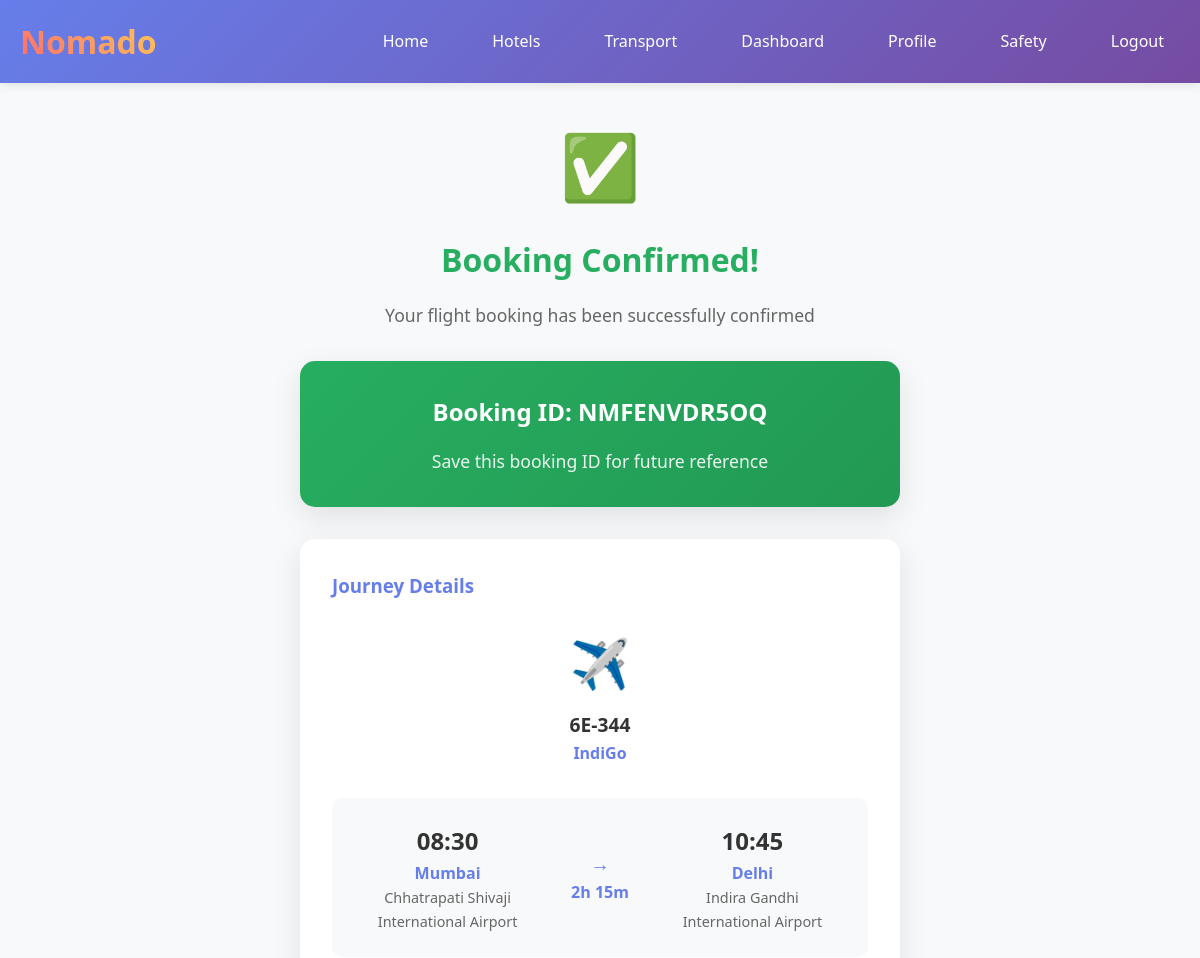
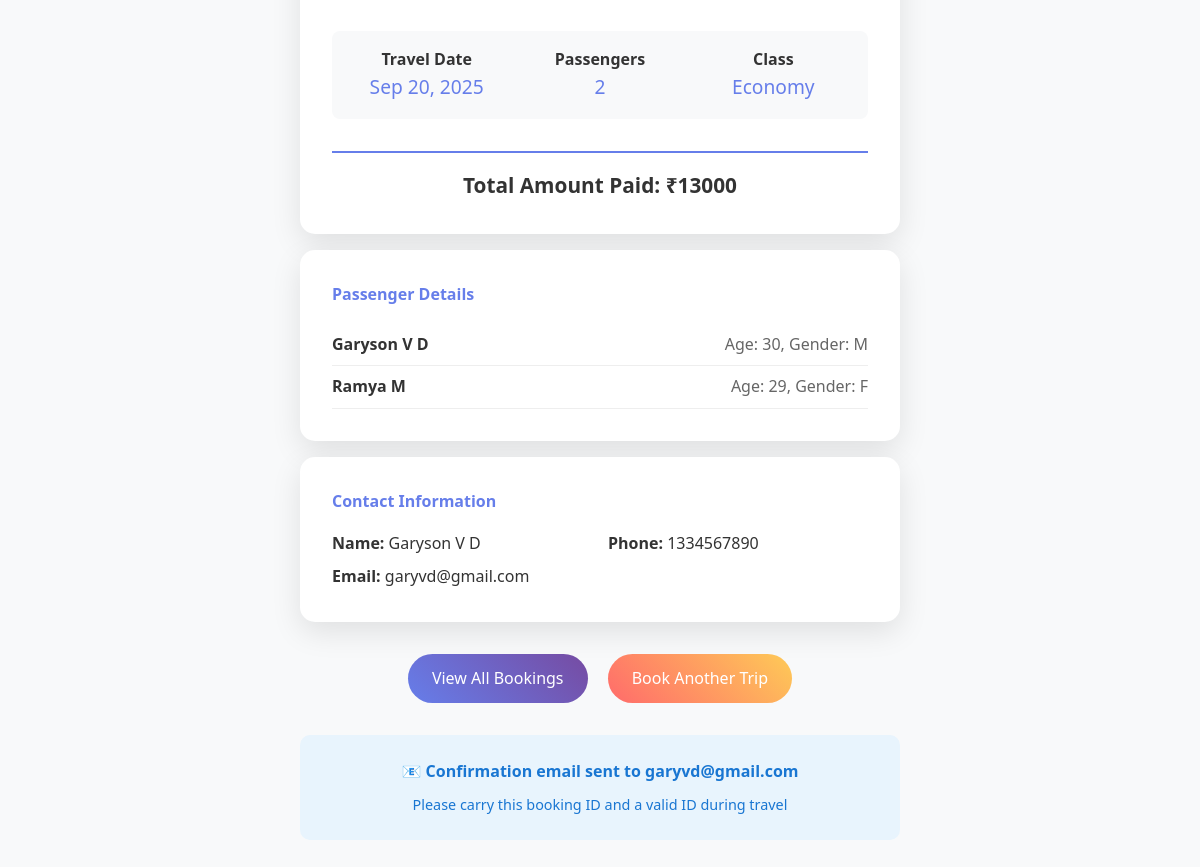
The app's page /transport/booking/NMFENVDR5OQ/ (signed in) with its own data (2 pictures, top to bottom).
### transportation/models.py (models this page shows, shortened)
class TransportBooking(models.Model):
    BOOKING_STATUS = [
        ('PENDING', 'Pending'),
        ('CONFIRMED', 'Confirmed'),
        ('CANCELLED', 'Cancelled'),
        ('COMPLETED', 'Completed'),
        ('NO_SHOW', 'No Show')
    ]
    CLASS_TYPE = [
        ('ECONOMY', 'Economy'),
        ('PREMIUM', 'Premium'),
        ('BUSINESS', 'Business'),
        ('FIRST', 'First Class')
    ]
    user = models.ForeignKey(User, on_delete=models.CASCADE)
    route = models.ForeignKey(Route, on_delete=models.CASCADE)
    travel_date = models.DateField()
    passengers = models.IntegerField(default=1, validators=[MinValueValidator(1)])
    class_type = models.CharField(max_length=10, choices=CLASS_TYPE, default='ECONOMY')
    passenger_names = models.TextField()  # JSON format for multiple passengers
    passenger_ages = models.TextField()   # JSON format for ages
    passenger_genders = models.TextField() # JSON format for genders
    price_per_ticket = models.DecimalField(max_digits=8, decimal_places=2)
    total_amount = models.DecimalField(max_digits=10, decimal_places=2, editable=False)
    contact_name = models.CharField(max_length=200)
    contact_phone = models.CharField(max_length=17)
    contact_email = models.EmailField()
    booking_status = models.CharField(max_length=20, choices=BOOKING_STATUS, default='PENDING')
    booking_id = models.CharField(max_length=20, unique=True, editable=False)
    seat_numbers = models.TextField(blank=True)  # Assigned seat numbers
    created_at = models.DateTimeField(auto_now_add=True)
    updated_at = models.DateTimeField(auto_now=True)
    class Meta:
        ordering = ['-created_at']

class Route(models.Model):
    TRANSPORT_TYPE = [
        ('FLIGHT', 'Flight'),
        ('TRAIN', 'Train'),
        ('BUS', 'Bus')
    ]
    transport_type = models.CharField(max_length=10, choices=TRANSPORT_TYPE)
    operator_name = models.CharField(max_length=200)
    route_number = models.CharField(max_length=50)  # Flight number, train number, bus number
    source_city = models.CharField(max_length=100)
    source_station = models.CharField(max_length=200)  # Airport, railway station, bus station
    destination_city = models.CharField(max_length=100)
    destination_station = models.CharField(max_length=200)
    departure_time = models.TimeField()
    arrival_time = models.TimeField()
    duration_hours = models.IntegerField()
    duration_minutes = models.IntegerField()
    monday = models.BooleanField(default=True)
    tuesday = models.BooleanField(default=True)
    wednesday = models.BooleanField(default=True)
    thursday = models.BooleanField(default=True)
    friday = models.BooleanField(default=True)
    saturday = models.BooleanField(default=True)
    sunday = models.BooleanField(default=True)
    base_price = models.DecimalField(max_digits=8, decimal_places=2)
    total_seats = models.IntegerField()
    available_seats = models.IntegerField()
    ac_available = models.BooleanField(default=False)
    sleeper_available = models.BooleanField(default=False)
    wifi_available = models.BooleanField(default=False)
    food_service = models.BooleanField(default=False)
    is_active = models.BooleanField(default=True)
    created_at = models.DateTimeField(auto_now_add=True)
    @property
    def duration_display(self):
        return f"{self.duration_hours}h {self.duration_minutes}m"
    class Meta:
        ordering = ['departure_time', 'base_price']

### transportation/views.py (the view)
# urls.py: path('booking/<str:booking_id>/', views.transport_booking_confirmation_view, name='transport_booking_confirmation'),
@login_required
def transport_booking_confirmation_view(request, booking_id):
    booking = get_object_or_404(TransportBooking, booking_id=booking_id, user=request.user)
    passenger_names = json.loads(booking.passenger_names)
    passenger_ages = json.loads(booking.passenger_ages)
    passenger_genders = json.loads(booking.passenger_genders)
    passengers = []
    for i in range(len(passenger_names)):
        passengers.append({
            'name': passenger_names[i],
            'age': passenger_ages[i],
            'gender': passenger_genders[i]
        })
    context = {
        'booking': booking,
        'passengers': passengers,
    }
    return render(request, 'transportation/confirmation.html', context)

### templates/transportation/confirmation.html (shortened to what this page needs)
{% extends 'base.html' %}
{% block content %}
<div style="text-align: center; margin: 2rem 0;">
    <div style="font-size: 4rem; margin-bottom: 1rem;">✅</div>
    <h1 style="color: #27ae60; margin-bottom: 1rem;">Booking Confirmed!</h1>
    <p style="color: #666; font-size: 1.1rem;">Your {{ booking.route.get_transport_type_display|lower }} booking has been successfully confirmed</p>
</div>
<div style="max-width: 600px; margin: 0 auto;">
    <div class="card" style="text-align: center; padding: 2rem; background: linear-gradient(135deg, #27ae60 0%, #229954 100%); color: white; margin-bottom: 2rem;">
        <h2 style="margin-bottom: 1rem;">Booking ID: {{ booking.booking_id }}</h2>
        <p style="opacity: 0.9; font-size: 1.1rem;">Save this booking ID for future reference</p>
    </div>
    <div class="card">
        <h3 style="color: #667eea; margin-bottom: 1.5rem;">Journey Details</h3>
        <div style="text-align: center; margin-bottom: 2rem;">
            {% if booking.route.transport_type == 'FLIGHT' %}
                <span style="font-size: 3rem;">✈️</span>
            {% elif booking.route.transport_type == 'TRAIN' %}
                <span style="font-size: 3rem;">🚄</span>
            {% else %}
                <span style="font-size: 3rem;">🚌</span>
            {% endif %}
            <div style="font-weight: bold; color: #333; margin-top: 0.5rem; font-size: 1.2rem;">{{ booking.route.route_number }}</div>
            <div style="color: #667eea; font-weight: 600;">{{ booking.route.operator_name }}</div>
        </div>
        <div style="display: flex; align-items: center; gap: 2rem; margin-bottom: 2rem; padding: 1.5rem; background: #f8f9fa; border-radius: 10px;">
            <div style="text-align: center; flex: 1;">
                <div style="font-size: 1.5rem; font-weight: bold; color: #333;">{{ booking.route.departure_time|time:"H:i" }}</div>
                <div style="color: #667eea; font-weight: 600;">{{ booking.route.source_city }}</div>
                <div style="color: #666; font-size: 0.9rem;">{{ booking.route.source_station }}</div>
            </div>
            <div style="text-align: center; color: #667eea;">
                <div style="font-size: 1.2rem;">→</div>
                <div style="font-weight: 600;">{{ booking.route.duration_display }}</div>
            </div>
            <div style="text-align: center; flex: 1;">
                <div style="font-size: 1.5rem; font-weight: bold; color: #333;">{{ booking.route.arrival_time|time:"H:i" }}</div>
                <div style="color: #667eea; font-weight: 600;">{{ booking.route.destination_city }}</div>
                <div style="color: #666; font-size: 0.9rem;">{{ booking.route.destination_station }}</div>
            </div>
        </div>
        <div style="display: grid; grid-template-columns: 1fr 1fr 1fr; gap: 1rem; margin-bottom: 2rem; padding: 1rem; background: #f8f9fa; border-radius: 8px;">
            <div style="text-align: center;">
                <strong>Travel Date</strong>
                <div style="font-size: 1.2rem; color: #667eea;">{{ booking.travel_date|date:"M d, Y" }}</div>
            </div>
            <div style="text-align: center;">
                <strong>Passengers</strong>
                <div style="font-size: 1.2rem; color: #667eea;">{{ booking.passengers }}</div>
            </div>
            <div style="text-align: center;">
                <strong>Class</strong>
                <div style="font-size: 1.2rem; color: #667eea;">{{ booking.get_class_type_display }}</div>
            </div>
        </div>
        <div style="border-top: 2px solid #667eea; padding-top: 1rem; text-align: center;">
            <strong style="font-size: 1.3rem; color: #333;">Total Amount Paid: ₹{{ booking.total_amount|floatformat:0 }}</strong>
        </div>
    </div>
    <div class="card" style="margin-top: 1rem;">
        <h4 style="color: #667eea; margin-bottom: 1rem;">Passenger Details</h4>
        {% for passenger in passengers %}
            <div style="display: flex; justify-content: space-between; padding: 0.5rem 0; border-bottom: 1px solid #eee;">
                <strong>{{ passenger.name }}</strong>
                <span style="color: #666;">Age: {{ passenger.age }}, Gender: {{ passenger.gender }}</span>
            </div>
        {% endfor %}
    </div>
    <div class="card" style="margin-top: 1rem;">
        <h4 style="color: #667eea; margin-bottom: 1rem;">Contact Information</h4>
        <div style="display: grid; grid-template-columns: 1fr 1fr; gap: 1rem;">
            <div>
                <strong>Name:</strong> {{ booking.contact_name }}
            </div>
            <div>
                <strong>Phone:</strong> {{ booking.contact_phone }}
            </div>
        </div>
        <div style="margin-top: 0.5rem;">
            <strong>Email:</strong> {{ booking.contact_email }}
        </div>
    </div>
    <div style="text-align: center; margin: 2rem 0;">
        <a href="{% url 'my_transport_bookings' %}" class="btn" style="margin: 0 0.5rem;">View All Bookings</a>
        <a href="{% url 'transport_search' %}" class="btn btn-secondary" style="margin: 0 0.5rem;">Book Another Trip</a>
    </div>
    <div style="background: #e8f4fd; padding: 1.5rem; border-radius: 10px; text-align: center; color: #1976d2;">
        <strong>📧 Confirmation email sent to {{ booking.contact_email }}</strong>
        <p style="margin: 0.5rem 0 0 0; font-size: 0.9rem;">Please carry this booking ID and a valid ID during travel</p>
    </div>
</div>
{% endblock %}

### templates/base.html (style rules this page uses)
* { margin: 0; padding: 0; box-sizing: border-box; }
body { font-family: 'Segoe UI', Tahoma, Geneva, Verdana, sans-serif; line-height: 1.6; background-color: #f8f9fa; color: #333; }
.btn { padding: 12px 24px; background: linear-gradient(45deg, #667eea, #764ba2); color: white; border: none; border-radius: 25px; cursor: pointer; text-decoration: none; display: inline-block; transition: all 0.3s ease; font-weight: 500; }
.btn-secondary { background: linear-gradient(45deg, #ff6b6b, #feca57); }
.card { background: white; border-radius: 15px; padding: 2rem; margin: 1rem 0; box-shadow: 0 10px 30px rgba(0,0,0,0.1); transition: transform 0.3s ease; }

### records on screen
TransportBooking: route.transport_type "flight", booking_id "NMFENVDR5OQ", route.route_number "6E-344", route.operator_name "IndiGo", route.departure_time "08:30", route.source_city "Mumbai", route.source_station "Chhatrapati Shivaji International Airport", route.duration_display "2h 15m", route.arrival_time "10:45", route.destination_city "Delhi", route.destination_station "Indira Gandhi International Airport", travel_date "Sep 20, 2025", passengers "2", class_type "Economy", total_amount "13000", contact_name "Garyson V D", contact_phone "1334567890", contact_email "garyvd@gmail.com"

### other values on screen
{{ passenger.name }} "Garyson V D" "Ramya M"
{{ passenger.age }} "30" "29"
{{ passenger.gender }} "M" "F"
